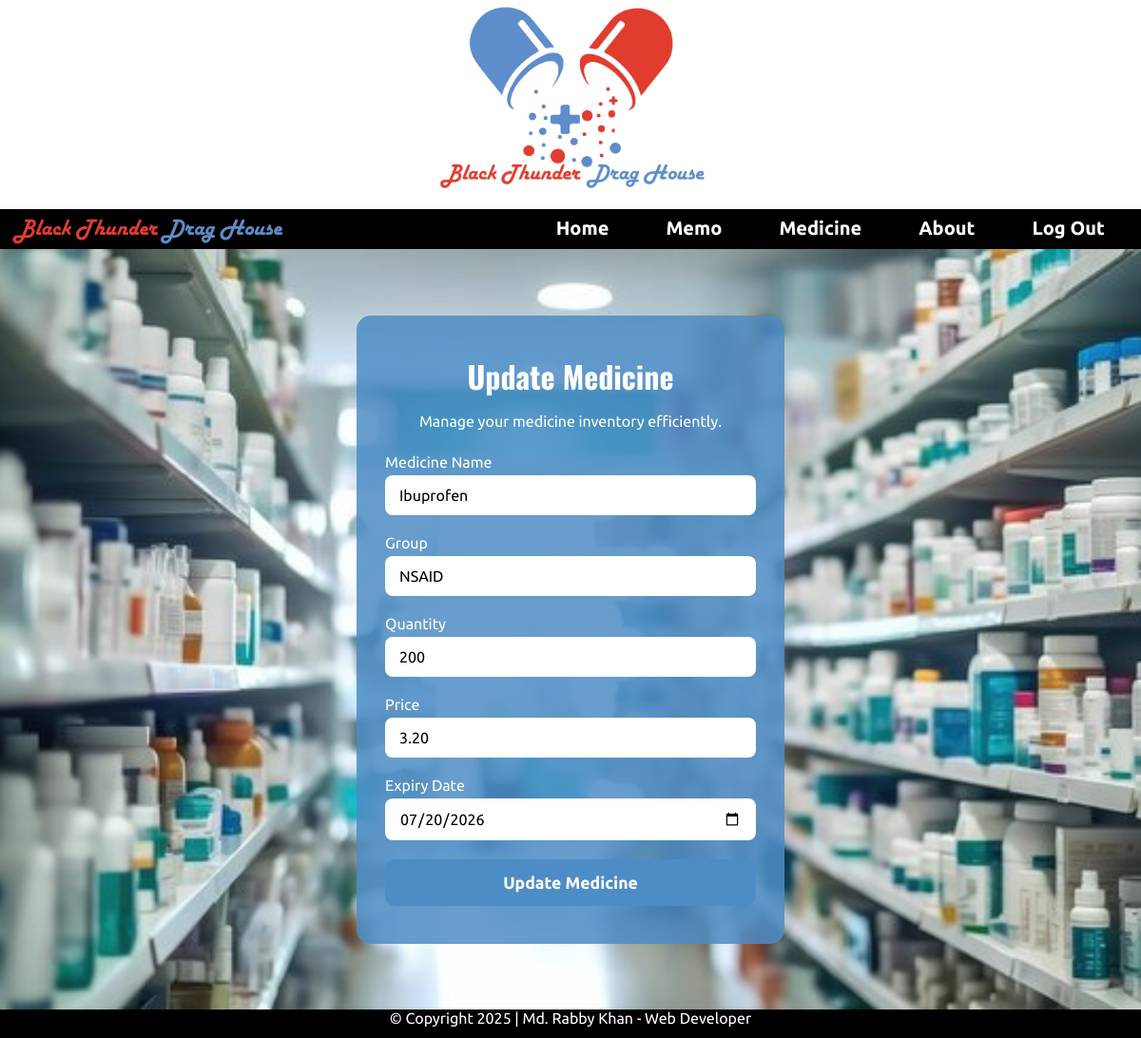
Page /update_medicine.php?updateid=3 on the committed database.
### tables this page shows
create table medicines(
    id int auto_increment primary key,
    name varchar(50) UNIQUE,
    groupe varchar(50),
    price decimal(10,2),
    expiry_date date,
    quantity int
);

### update_medicine.php (the view, shortened to what this page needs)
<?php
require_once 'conn.php';
$id = $_GET['updateid'];
$sql = "SELECT * FROM medicines WHERE id = $id";
$result = mysqli_query($conn, $sql);
$data = mysqli_fetch_assoc($result);
$name = $data['name'];
$group = $data['groupe'];
$quantity = $data['quantity'];
$price = $data['price'];
$expiry_date = $data['expiry_date'];
?>
<!DOCTYPE html>
<html lang="en">
<head>
</head>
<body>
<?php include 'navbar.php'; ?>
<main id="medicine-bg">
    <form method="post" action="">
        <h1>Update Medicine</h1>
        <p>Manage your medicine inventory efficiently.</p>
        <label for="medicine-name">Medicine Name</label>
        <input type="text" id="medicine-name" name="name" required value="<?php echo $name ?>">
        <label for="group">Group</label>
        <input type="text" id="group" name="group" required value="<?php echo $group ?>">
        <label for="quantity">Quantity</label>
        <input type="number" id="quantity" name="quantity" required value="<?php echo $quantity ?>">
        <label for="price">Price</label>
        <input type="number" id="price" name="price" required value="<?php echo $price ?>">
        <label for="expiry-date">Expiry Date</label>
        <input type="date" id="expiry-date" name="expiry_date" required value="<?php echo $expiry_date ?>">
        <button type="submit" class="update-medicine" name="submit">Update Medicine</button>
    </form>
</main>
<?php include 'footer.php'; ?>
</body>
</html>

### update_medicine.php (style rules this page uses)
:root { --blue: rgb(78, 140, 197); --green: rgb(28, 167, 69); --white: #fff; --black: #333; }
* { margin: 0; padding: 0; box-sizing: border-box; font-family: 'Ubuntu', sans-serif; }
body, html { height: 100%; width: 100%; }
#medicine-bg { background-image: url("log.jpg"); background-size: cover; background-position: center; height: 100vh; display: flex; justify-content: center; align-items: center; }
form { background-color: rgba(78,140,197,0.85); padding: 40px 30px; border-radius: 15px; width: 100%; max-width: 450px; text-align: center; color: var(--white); }
form h1 { font-family: 'Oswald', sans-serif; font-size: 2rem; margin-bottom: 15px; }
form p { margin-bottom: 25px; }
label { display: block; text-align: left; margin-bottom: 5px; }
input { width: 100%; padding: 12px 15px; margin-bottom: 20px; border-radius: 8px; border: none; outline: none; font-size: 1rem; color: var(--black); }
.update-medicine { width: 100%; padding: 15px; background-color: var(--blue); border: none; border-radius: 10px; font-size: 1.1rem; font-weight: 700; cursor: pointer; color: var(--white); }

### navbar.php (style rules this page uses)
:root { --red: rgb(185, 37, 37); --blue: rgb(78, 140, 197); --black: black; --white: white; }
* { margin: 0px; padding: 0px; box-sizing: border-box; font-family: "Ubuntu", sans-serif; }

### footer.php (style rules this page uses)
:root { --red: rgb(185, 37, 37); --blue: rgb(78, 140, 197); --black: black; --white: white; }
* { margin: 0px; padding: 0px; box-sizing: border-box; font-family: "Ubuntu", sans-serif; }

### rows in the picture
medicines: name "Ibuprofen", group "NSAID", quantity "200", price "3.20", expiry_date "07/20/2026"
